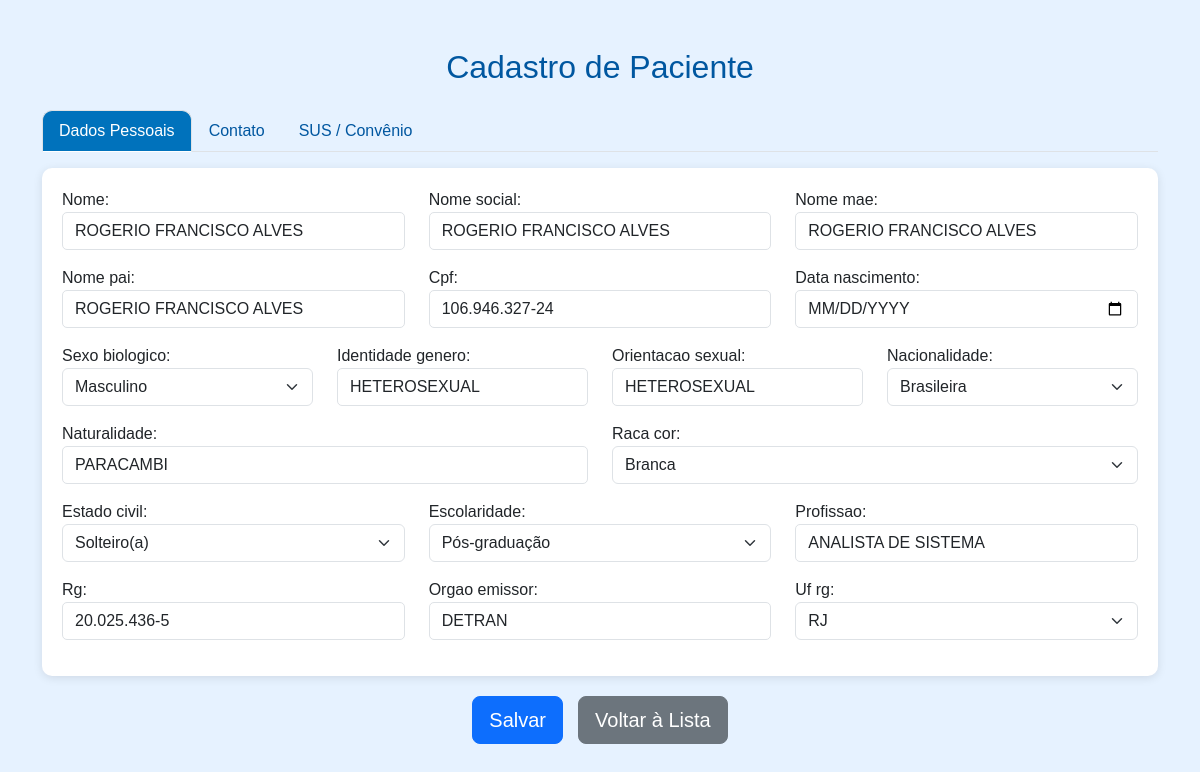
/pacientes/pacientes/3/editar/ (signed in), run on an earlier commit of the app's database.
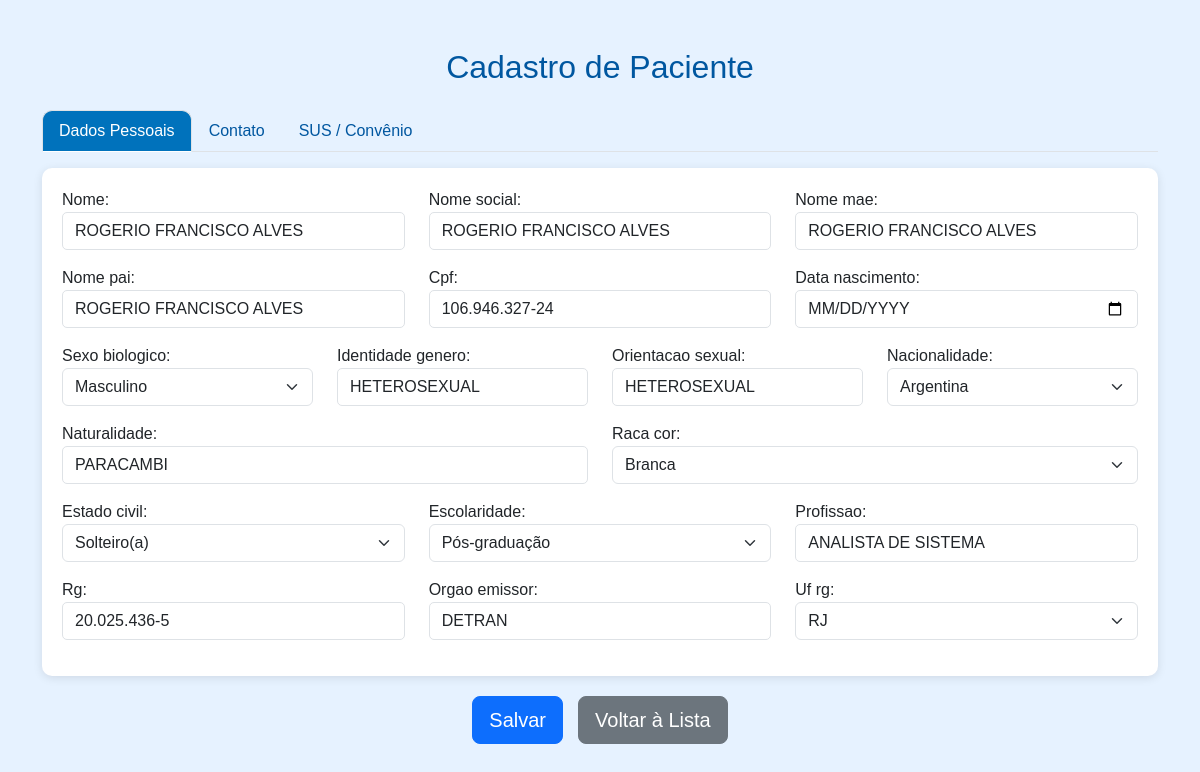
And on a later commit of the database.
### paciente/models.py (models this page shows, shortened)
class Paciente(models.Model):
    nome = models.CharField(max_length=100)
    nome_social = models.CharField(max_length=100, blank=True, null=True)
    nome_mae = models.CharField(max_length=100)
    nome_pai = models.CharField(max_length=100, blank=True, null=True)
    cpf = models.CharField(
        max_length=14,
        unique=True,
        validators=[
            RegexValidator(
                r'^\d{3}\.\d{3}\.\d{3}-\d{2}$',
                'CPF inválido! Use XXX.XXX.XXX-XX'
            )
        ]
    )
    data_nascimento = models.DateField()
    SEXO_BIOLOGICO_CHOICES = [
        ('M', 'Masculino'),
        ('F', 'Feminino'),
        ('I', 'Intersexo'),
    ]
    sexo_biologico = models.CharField(max_length=1, choices=SEXO_BIOLOGICO_CHOICES)
    identidade_genero = models.CharField(max_length=50)
    orientacao_sexual = models.CharField(max_length=50)
    NACIONALIDADE_CHOICES = [
        ('BRASILEIRA', 'Brasileira'),
        ('ARGENTINA', 'Argentina'),
        ('BOLIVIANA', 'Boliviana'),
        ('CHILENA', 'Chilena'),
        ('COLOMBIANA', 'Colombiana'),
        ('PARAGUAIA', 'Paraguaia'),
        ('PERUANA', 'Peruana'),
        ('URUGUAIA', 'Uruguaia'),
        ('VENEZUELANA', 'Venezuelana'),
        ('OUTRA', 'Outra'),
    ]
    nacionalidade = models.CharField(
        max_length=20,
        choices=NACIONALIDADE_CHOICES,
        default='BRASILEIRA'
    )
    naturalidade = models.CharField(max_length=100)
    RACA_COR_CHOICES = [
        ('BRANCA', 'Branca'),
        ('PRETA', 'Preta'),
        ('PARDA', 'Parda'),
        ('AMARELA', 'Amarela'),
        ('INDIGENA', 'Indígena'),
    ]
    raca_cor = models.CharField(max_length=10, choices=RACA_COR_CHOICES)
    ESTADO_CIVIL_CHOICES = [
        ('SOLTEIRO', 'Solteiro(a)'),
        ('CASADO', 'Casado(a)'),
        ('DIVORCIADO', 'Divorciado(a)'),
        ('VIUVO', 'Viúvo(a)'),
        ('UNIAO_ESTAVEL', 'União Estável'),
    ]
    estado_civil = models.CharField(max_length=20, choices=ESTADO_CIVIL_CHOICES)
    ESCOLARIDADE_CHOICES = [
        ('SEM_INSTRUCAO', 'Sem instrução'),
        ('FUNDAMENTAL_INCOMPLETO', 'Fundamental incompleto'),
        ('FUNDAMENTAL_COMPLETO', 'Fundamental completo'),
        ('MEDIO_INCOMPLETO', 'Médio incompleto'),
        ('MEDIO_COMPLETO', 'Médio completo'),
        ('SUPERIOR_INCOMPLETO', 'Superior incompleto'),
        ('SUPERIOR_COMPLETO', 'Superior completo'),
        ('POS_GRADUACAO', 'Pós-graduação'),
        ('MESTRADO', 'Mestrado'),
        ('DOUTORADO', 'Doutorado'),
    ]
    escolaridade = models.CharField(max_length=30, choices=ESCOLARIDADE_CHOICES)
    profissao = models.CharField(max_length=50)
    rg = models.CharField(max_length=20)
    orgao_emissor = models.CharField(max_length=10)
    UF_CHOICES = [
        ('AC','AC'), ('AL','AL'), ('AP','AP'), ('AM','AM'),
        ('BA','BA'), ('CE','CE'), ('DF','DF'), ('ES','ES'),
        ('GO','GO'), ('MA','MA'), ('MT','MT'), ('MS','MS'),
        ('MG','MG'), ('PA','PA'), ('PB','PB'), ('PR','PR'),
        ('PE','PE'), ('PI','PI'), ('RJ','RJ'), ('RN','RN'),
        ('RS','RS'), ('RO','RO'), ('RR','RR'), ('SC','SC'),
        ('SP','SP'), ('SE','SE'), ('TO','TO'),
    ]
    uf_rg = models.CharField(max_length=2, choices=UF_CHOICES)
    cep = models.CharField(
        max_length=9,
        validators=[
            RegexValidator(
                r'^\d{5}-\d{3}$',
                'CEP inválido! Use XXXXX-XXX'
            )
        ]
    )
    endereco = models.CharField(max_length=100)
    numero = models.CharField(max_length=10)
    complemento = models.CharField(max_length=50, blank=True, null=True)
    bairro = models.CharField(max_length=50)
    municipio = models.CharField(max_length=50)
    uf = models.CharField(max_length=2, choices=UF_CHOICES)
    ZONA_CHOICES = [
        ('URBANA', 'Urbana'),
        ('RURAL', 'Rural'),
    ]
    zona = models.CharField(max_length=6, choices=ZONA_CHOICES)
    telefone_fixo = models.CharField(
        max_length=15,
        blank=True,
        null=True,
        validators=[
            RegexValidator(
                r'^\(\d{2}\)\s\d{4}-\d{4}$',
                'Telefone inválido! Use (XX) XXXX-XXXX'
            )
        ]
    )
    celular = models.CharField(
        max_length=15,
        validators=[
            RegexValidator(
                r'^\(\d{2}\)\s\d{5}-\d{4}$',
                'Celular inválido! Use (XX) XXXXX-XXXX'
            )
        ]
    )
    whatsapp = models.BooleanField(default=False)
    email = models.EmailField(blank=True, null=True)
    cartao_sus = models.CharField(max_length=18, blank=True, null=True)
    criado_por = models.ForeignKey(
        User,
        on_delete=models.SET_NULL,
        null=True,
        blank=True,
        related_name='pacientes_criados'
    )
    data_criacao = models.DateTimeField(default=timezone.now, editable=False)
    data_atualizacao = models.DateTimeField(auto_now=True)

### paciente/decorators.py (the view)
        def _wrapped_view(request, *args, **kwargs):
            if request.user.is_authenticated and (
                request.user.is_superuser or
                request.user.groups.filter(name__in=grupos).exists()
            ):
                return view_func(request, *args, **kwargs)
            from django.http import HttpResponseForbidden
            return HttpResponseForbidden("Acesso negado.")

### paciente/views.py (called while the page is built)
@login_required
@grupo_requerido(['Recepcao'])
def paciente_edit(request, pk):
    paciente = get_object_or_404(Paciente, pk=pk)
    if request.method == 'POST':
        form = PacienteForm(request.POST, instance=paciente)
        if form.is_valid():
            form.save()
            return redirect('paciente_list')
    else:
        form = PacienteForm(instance=paciente)
    return render(request, 'paciente/form.html', {'form': form})

### paciente/templates/paciente/form.html (shortened to what the changed rows need)
<!DOCTYPE html>
<html lang="pt-br">
<head>
    <link rel="stylesheet" href="https://cdn.jsdelivr.net/npm/bootstrap@5.3.2/dist/css/bootstrap.min.css">
</head>
<body>
<div class="container mt-5 mb-5">
    <h2 class="text-center mb-4">Cadastro de Paciente</h2>
    <form method="POST" novalidate>
        <div class="tab-content mt-3">
            <div class="tab-pane fade show active" id="dados">
                <div class="card-tab">
                    <div class="row">
                        <div class="col-md-4 mb-3">{{ form.nome.label_tag }}{{ form.nome }}{% if form.nome.errors %}<div class="text-danger">{{ form.nome.errors }}</div>{% endif %}</div>
                        <div class="col-md-4 mb-3">{{ form.nome_social.label_tag }}{{ form.nome_social }}{% if form.nome_social.errors %}<div class="text-danger">{{ form.nome_social.errors }}</div>{% endif %}</div>
                        <div class="col-md-4 mb-3">{{ form.nome_mae.label_tag }}{{ form.nome_mae }}{% if form.nome_mae.errors %}<div class="text-danger">{{ form.nome_mae.errors }}</div>{% endif %}</div>
                        <div class="col-md-4 mb-3">{{ form.nome_pai.label_tag }}{{ form.nome_pai }}{% if form.nome_pai.errors %}<div class="text-danger">{{ form.nome_pai.errors }}</div>{% endif %}</div>
                        <div class="col-md-4 mb-3">{{ form.cpf.label_tag }}{{ form.cpf }}{% if form.cpf.errors %}<div class="text-danger">{{ form.cpf.errors }}</div>{% endif %}</div>
                        <div class="col-md-4 mb-3">{{ form.data_nascimento.label_tag }}{{ form.data_nascimento }}{% if form.data_nascimento.errors %}<div class="text-danger">{{ form.data_nascimento.errors }}</div>{% endif %}</div>
                        <div class="col-md-3 mb-3">{{ form.sexo_biologico.label_tag }}{{ form.sexo_biologico }}{% if form.sexo_biologico.errors %}<div class="text-danger">{{ form.sexo_biologico.errors }}</div>{% endif %}</div>
                        <div class="col-md-3 mb-3">{{ form.identidade_genero.label_tag }}{{ form.identidade_genero }}{% if form.identidade_genero.errors %}<div class="text-danger">{{ form.identidade_genero.errors }}</div>{% endif %}</div>
                        <div class="col-md-3 mb-3">{{ form.orientacao_sexual.label_tag }}{{ form.orientacao_sexual }}{% if form.orientacao_sexual.errors %}<div class="text-danger">{{ form.orientacao_sexual.errors }}</div>{% endif %}</div>
                        <div class="col-md-3 mb-3">{{ form.nacionalidade.label_tag }}{{ form.nacionalidade }}{% if form.nacionalidade.errors %}<div class="text-danger">{{ form.nacionalidade.errors }}</div>{% endif %}</div>
                        <div class="col-md-6 mb-3">{{ form.naturalidade.label_tag }}{{ form.naturalidade }}{% if form.naturalidade.errors %}<div class="text-danger">{{ form.naturalidade.errors }}</div>{% endif %}</div>
                        <div class="col-md-6 mb-3">{{ form.raca_cor.label_tag }}{{ form.raca_cor }}{% if form.raca_cor.errors %}<div class="text-danger">{{ form.raca_cor.errors }}</div>{% endif %}</div>
                        <div class="col-md-4 mb-3">{{ form.estado_civil.label_tag }}{{ form.estado_civil }}{% if form.estado_civil.errors %}<div class="text-danger">{{ form.estado_civil.errors }}</div>{% endif %}</div>
                        <div class="col-md-4 mb-3">{{ form.escolaridade.label_tag }}{{ form.escolaridade }}{% if form.escolaridade.errors %}<div class="text-danger">{{ form.escolaridade.errors }}</div>{% endif %}</div>
                        <div class="col-md-4 mb-3">{{ form.profissao.label_tag }}{{ form.profissao }}{% if form.profissao.errors %}<div class="text-danger">{{ form.profissao.errors }}</div>{% endif %}</div>
                        <div class="col-md-4 mb-3">{{ form.rg.label_tag }}{{ form.rg }}{% if form.rg.errors %}<div class="text-danger">{{ form.rg.errors }}</div>{% endif %}</div>
                        <div class="col-md-4 mb-3">{{ form.orgao_emissor.label_tag }}{{ form.orgao_emissor }}{% if form.orgao_emissor.errors %}<div class="text-danger">{{ form.orgao_emissor.errors }}</div>{% endif %}</div>
                        <div class="col-md-4 mb-3">{{ form.uf_rg.label_tag }}{{ form.uf_rg }}{% if form.uf_rg.errors %}<div class="text-danger">{{ form.uf_rg.errors }}</div>{% endif %}</div>
                    </div>
                </div>
            </div>
        </div>
    </form>
</div>
</body>
</html>

What changed in the data, as far as the page shows it:
changed Paciente "ROGERIO FRANCISCO ALVES": nacionalidade "Brasileira" → "Argentina"
